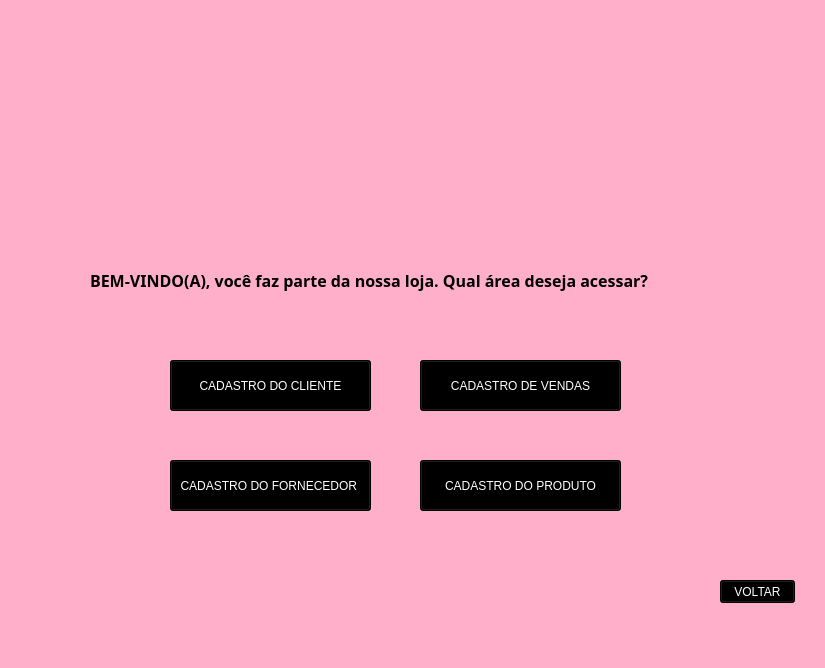
<?xml version="1.0" encoding="UTF-8"?>
<ui version="4.0">
 <class>MainWindow</class>
 <widget class="QMainWindow" name="MainWindow">
  <property name="geometry">
   <rect>
    <x>0</x>
    <y>0</y>
    <width>825</width>
    <height>668</height>
   </rect>
  </property>
  <property name="windowTitle">
   <string>MainWindow</string>
  </property>
  <property name="styleSheet">
   <string notr="true">background-color: rgb(255, 175, 202);</string>
  </property>
  <widget class="QWidget" name="centralwidget">
   <widget class="QLabel" name="label">
    <property name="geometry">
     <rect>
      <x>230</x>
      <y>50</y>
      <width>341</width>
      <height>181</height>
     </rect>
    </property>
    <property name="text">
     <string/>
    </property>
    <property name="pixmap">
     <pixmap>iMAGENs/LOGO-removebg-preview.png</pixmap>
    </property>
    <property name="scaledContents">
     <bool>true</bool>
    </property>
   </widget>
   <widget class="QLabel" name="label_2">
    <property name="geometry">
     <rect>
      <x>60</x>
      <y>520</y>
      <width>111</width>
      <height>101</height>
     </rect>
    </property>
    <property name="text">
     <string/>
    </property>
    <property name="pixmap">
     <pixmap>../Users/895527/Downloads/diamond-removebg-preview.png</pixmap>
    </property>
    <property name="scaledContents">
     <bool>true</bool>
    </property>
   </widget>
   <widget class="QLabel" name="label_3">
    <property name="geometry">
     <rect>
      <x>90</x>
      <y>240</y>
      <width>681</width>
      <height>81</height>
     </rect>
    </property>
    <property name="font">
     <font>
      <family>Arial Black</family>
      <pointsize>12</pointsize>
      <weight>75</weight>
      <bold>true</bold>
     </font>
    </property>
    <property name="text">
     <string>BEM-VINDO(A), você faz parte da nossa loja. Qual área deseja acessar?</string>
    </property>
   </widget>
   <widget class="QPushButton" name="cliente">
    <property name="geometry">
     <rect>
      <x>170</x>
      <y>360</y>
      <width>201</width>
      <height>51</height>
     </rect>
    </property>
    <property name="styleSheet">
     <string notr="true">background-color: rgb(0, 0, 0);
color: rgb(255, 255, 255);</string>
    </property>
    <property name="text">
     <string>CADASTRO DO CLIENTE</string>
    </property>
   </widget>
   <widget class="QPushButton" name="vendas">
    <property name="geometry">
     <rect>
      <x>420</x>
      <y>360</y>
      <width>201</width>
      <height>51</height>
     </rect>
    </property>
    <property name="styleSheet">
     <string notr="true">background-color: rgb(0, 0, 0);
color: rgb(255, 255, 255);</string>
    </property>
    <property name="text">
     <string>CADASTRO DE VENDAS</string>
    </property>
   </widget>
   <widget class="QPushButton" name="prod">
    <property name="geometry">
     <rect>
      <x>420</x>
      <y>460</y>
      <width>201</width>
      <height>51</height>
     </rect>
    </property>
    <property name="styleSheet">
     <string notr="true">background-color: rgb(0, 0, 0);
color: rgb(255, 255, 255);</string>
    </property>
    <property name="text">
     <string>CADASTRO DO PRODUTO</string>
    </property>
   </widget>
   <widget class="QPushButton" name="forne">
    <property name="geometry">
     <rect>
      <x>170</x>
      <y>460</y>
      <width>201</width>
      <height>51</height>
     </rect>
    </property>
    <property name="styleSheet">
     <string notr="true">background-color: rgb(0, 0, 0);
color: rgb(255, 255, 255);</string>
    </property>
    <property name="text">
     <string>CADASTRO DO FORNECEDOR </string>
    </property>
   </widget>
   <widget class="QPushButton" name="voltar">
    <property name="geometry">
     <rect>
      <x>720</x>
      <y>580</y>
      <width>75</width>
      <height>23</height>
     </rect>
    </property>
    <property name="styleSheet">
     <string notr="true">background-color: rgb(0, 0, 0);
color: rgb(255, 255, 255);</string>
    </property>
    <property name="text">
     <string>VOLTAR</string>
    </property>
   </widget>
  </widget>
  <widget class="QMenuBar" name="menubar">
   <property name="geometry">
    <rect>
     <x>0</x>
     <y>0</y>
     <width>825</width>
     <height>21</height>
    </rect>
   </property>
  </widget>
  <widget class="QStatusBar" name="statusbar"/>
 </widget>
 <resources/>
 <connections/>
</ui>
